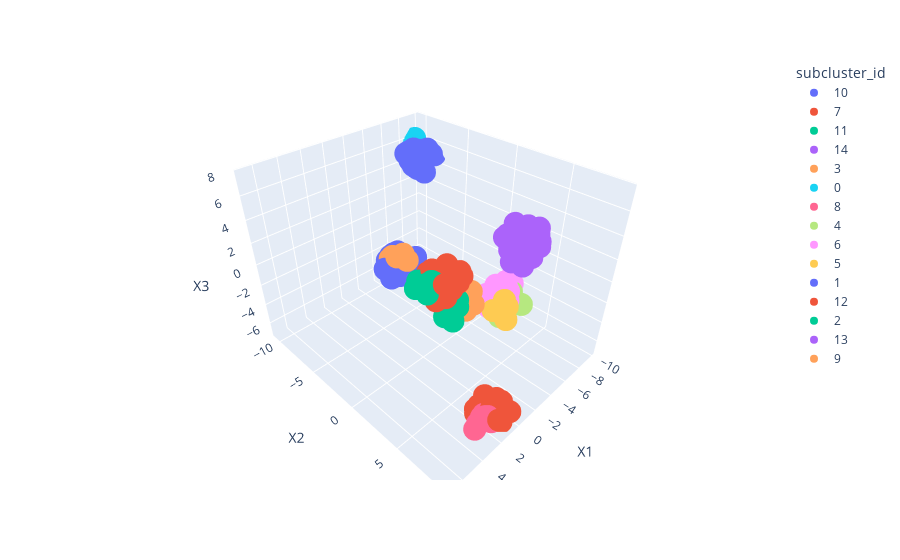

Notebook code for this chart:
### Code cell
fig = px.scatter_3d(df, x='X1', y='X2', z='X3', color = 'subcluster_id')
fig.show()
